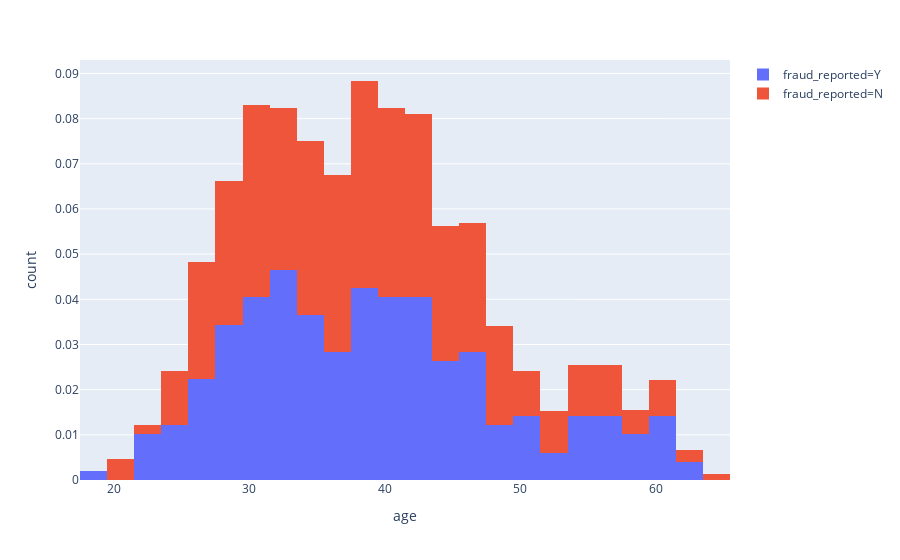

The notebook cell this image was saved under:
### Markdown cell above
We see that we have two months of insurance claim data.

### Code cell
# distribution of age 
fig = px.histogram(df, x='age', color='fraud_reported', histnorm='probability density')
fig.show()

### Figure 1 — Plotly figure (JSON) as saved in the notebook; plotly's stock layout.template omitted (floating-point values rounded to 4 significant figures; data arrays with more than 128 entries replaced by an {"elided": "..."} marker saying what was removed)
{"data": [{"alignmentgroup": "True", "bingroup": "x", "histnorm": "probability density", "hoverlabel": {"namelength": 0}, "hovertemplate": "fraud_reported=Y<br>age=%{x}<br>count=%{y}", "legendgroup": "fraud_reported=Y", "marker": {"color": "#636efa"}, "name": "fraud_reported=Y", "offsetgroup": "fraud_reported=Y", "orientation": "v", "showlegend": true, "type": "histogram", "x": {"elided": "247 int values"}, "xaxis": "x", "yaxis": "y"}, {"alignmentgroup": "True", "bingroup": "x", "histnorm": "probability density", "hoverlabel": {"namelength": 0}, "hovertemplate": "fraud_reported=N<br>age=%{x}<br>count=%{y}", "legendgroup": "fraud_reported=N", "marker": {"color": "#EF553B"}, "name": "fraud_reported=N", "offsetgroup": "fraud_reported=N", "orientation": "v", "showlegend": true, "type": "histogram", "x": {"elided": "753 int values"}, "xaxis": "x", "yaxis": "y"}], "layout": {"barmode": "relative", "legend": {"tracegroupgap": 0}, "margin": {"t": 60}, "xaxis": {"anchor": "y", "domain": [0, 1], "title": {"text": "age"}}, "yaxis": {"anchor": "x", "domain": [0, 1], "title": {"text": "count"}}}}
